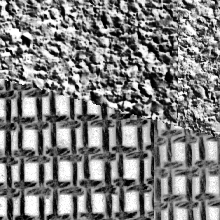
#> input picture filter-bank/input.png, 220 x 220 px, found by its file name
$ python output.py filter-bank/input.png
#> lines starting #> are read from the running program, lines starting #| are printed output that depends on the picture; after the words box and inside, x2 and y2 are one past the last pixel; in counts of white or black regions, pixels touching at a corner belong together
import matplotlib.pyplot as plt
from skimage import io
import sys

input_image = io.imread(f'{sys.argv[1]}/input.png')
#> input_image is the input picture: shape (220, 220); min 0, max 255, mean 128.6
output_image = io.imread(f'{sys.argv[1]}/output.png')
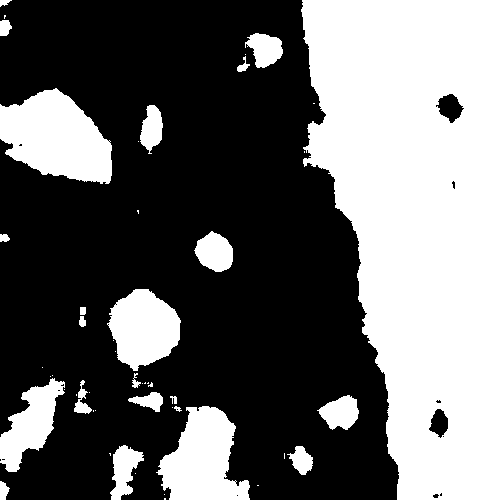
#> input picture lbp/output.png, 500 x 500 px, found by its file name
#> output_image: shape (500, 500); 40.4% white; 50 white regions (27 under 20 px), largest, box (x1, y1, x2, y2) and area: (301, 0, 500, 500) 74451, (0, 88, 112, 184) 7311, (156, 406, 250, 500) 5585

f, ax = plt.subplots(nrows=1,ncols=2)

ax[0].imshow(input_image, cmap='gray')
ax[1].imshow(output_image, cmap='gray')

f.tight_layout()

plt.savefig("comparison.png",bbox_inches='tight')
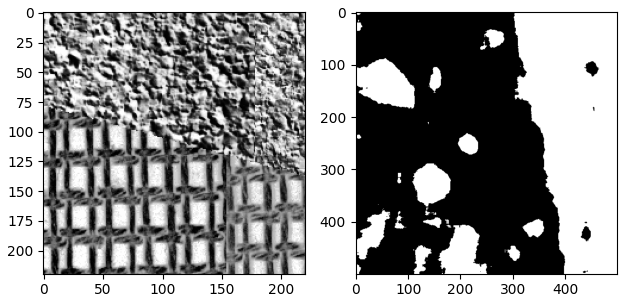
#> figure drawn by matplotlib, 2 panels
